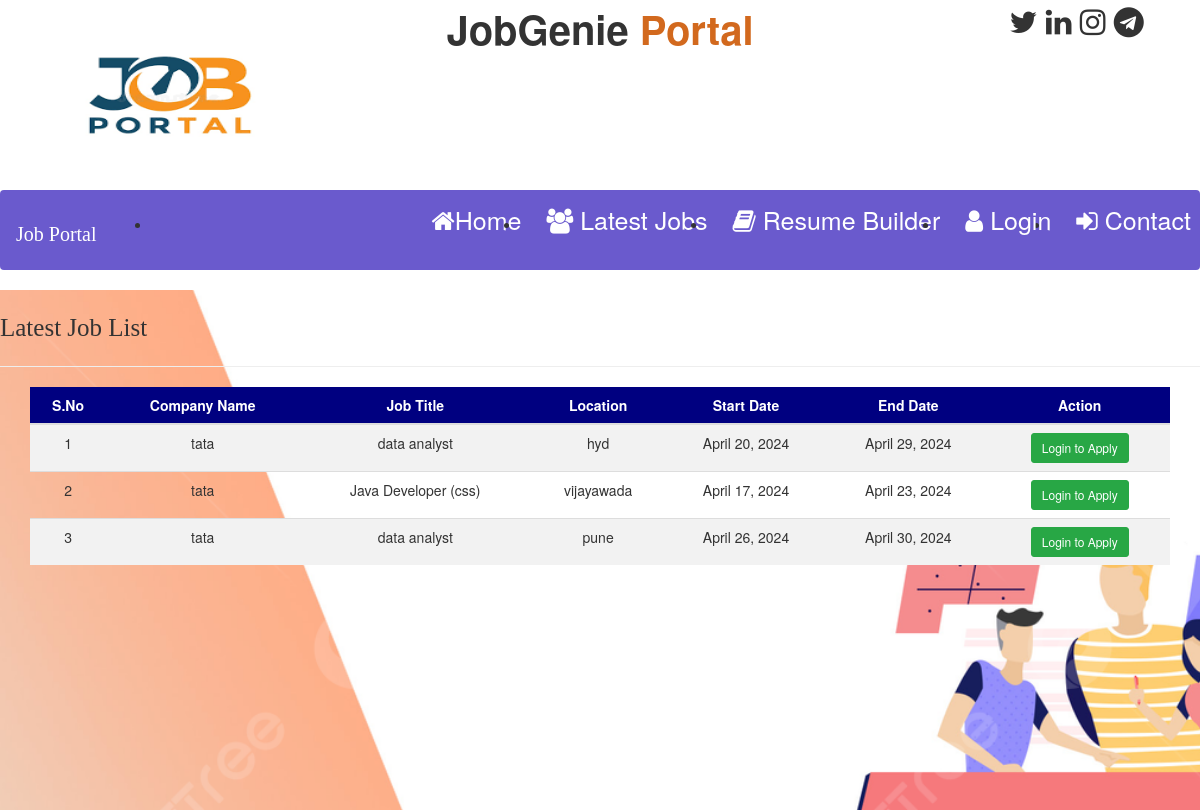
The page /latest_jobs on the database its author committed.
### job/models.py (models this page shows, shortened)
class Job(models.Model):
    recruiter = models.ForeignKey(Recruiter,on_delete=models.CASCADE)
    start_date = models.DateField()
    end_date = models.DateField()
    title = models.CharField(max_length=100)
    salary = models.FloatField(max_length=20)
    image = models.FileField()
    description = models.CharField(max_length=300)
    experience = models.CharField(max_length=50)
    location = models.CharField(max_length=100)
    skills = models.CharField(max_length=100)
    creationdate = models.DateField()

class Recruiter(models.Model):
    user = models.ForeignKey(User,on_delete=models.CASCADE)
    mobile = models.CharField(max_length=15,null=True)
    image = models.FileField(null=True)
    gender= models.CharField(max_length=10,null=True)
    company= models.CharField(max_length=100,null=True)
    type = models.CharField(max_length=15,null=True)
    status = models.CharField(max_length=20, null=True)

### job/views.py (the view)
# urls.py: path('latest_jobs', views.latest_jobs, name="latest_jobs"),
def latest_jobs(request):
    job=Job.objects.all()
    d={'job':job}
    return render(request, 'latest_jobs.html',d)

### job/templates/latest_jobs.html (shortened to what this page needs)
{% load static %}
{% block body %}
{% include 'navigation.html' %}
<div class="background-container">
    <marquee style="font-family: 'Monotype Corsiva'; font-size: 25px; color: ; font-weight: steelblue; background-color:">
        Latest Job List
    </marquee>
    <hr>
    <div class="container">
        <table class="table table-hover">
            <thead>
                <tr>
                    <th>S.No</th>
                    <th>Company Name</th>
                    <th>Job Title</th>
                    <th>Location</th>
                    <th>Start Date</th>
                    <th>End Date</th>
                    <th>Action</th>
                </tr>
            </thead>
            <tbody>
                {% for i in job %}
                <tr>
                    <td>{{forloop.counter}}</td>
                    <td>{{i.recruiter.company}}</td>
                    <td>{{i.title}}</td>
                    <td>{{i.location}}</td>
                    <td>{{i.start_date}}</td>
                    <td>{{i.end_date}}</td>
                    <td>
                        <a href="{% url 'user_login' %}" class="btn btn-success btn-sm action-btn">Login to Apply</a>
                    </td>
                </tr>
                {% endfor %}
            </tbody>
        </table>
    </div>
</div>
{% endblock %}

### job/templates/navigation.html (shortened to what this page needs)
<!DOCTYPE html>
<html lang="en">
<head>
    {% load static %}
  <link rel="stylesheet" href="https://maxcdn.bootstrapcdn.com/bootstrap/3.4.1/css/bootstrap.min.css">
    <link rel="stylesheet" href="https://cdnjs.cloudflare.com/ajax/libs/font-awesome/4.7.0/css/font-awesome.min.css">
</head>
<body>
<div class ="container">
    <div class ="row">
    <div class ="col-sm-3">
        <img src="{%static 'images/logo.png' %}" width="280px" height="190px">
    </div>
     <div class ="col-sm-6 mt-5 text-center">
         <span style = "font-weight : bold; font-size :40px">
             <span style = "color:Fiord ">JobGenie </span>
             <span style = "color:Chocolate">Portal  </span>
             </span>
     </div>
     <div class ="col-sm-3 mt-5" style = "padding-left :10% ">
<span style ="font-weight:bold; font-size:30px">
   <span> <i class="fa fa-twitter pl-2">  </i> </span>
    <span> <i class="fa fa-linkedin pl-2">  </i> </span>
    <span> <i class="fa fa-instagram pl-2">  </i> </span>
    <span> <i class="fa fa-telegram pl-2">  </i> </span>
</span>
     </div>
</div>
</div>
<nav class="navbar navbar-expand-sm" style="background-color: Slateblue; padding: 18px 0; height: 80px;">
    <a class="navbar-brand text-white pl-5 font-weight-bold" style="font-family: 'Georgia'; font-size: 20px; color: white;">Job Portal</a>
   <ul class ="navbar-nav">
       <li class = "nav-item">
       <a class ="nav-link" href="{% url 'index' %}" style ="margin-left :280px;"> <i class ="fa fa-home  mr -2"> </i>Home </a>
       </li>
       <li class = "nav-item">
       <a class ="nav-link" href="{% url 'latest_jobs' %}" ><i class ="fa fa-users  mr -4 "> </i> Latest Jobs </a>
       </li>
     <li class = "nav-item">
       <a class ="nav-link" href="{% url 'resume' %}" ><i class ="fa fa-book  mr -5 "> </i> Resume Builder </a>
       </li>
<li class="nav-item dropdown">
  <a class="nav-link dropdown-toggle" href="#" id="loginDropdown" data-toggle="dropdown" aria-haspopup="true" aria-expanded="false">
    <i class="fa fa-user mr-2"></i> Login
  </a>
</li>
        <li class = "nav-item">
       <a class ="nav-link" href="{% url 'contact' %}"><i class ="fa fa-sign-in  mr -2"> </i> Contact </a>
       </li>
   </ul>
</nav>
</body>
</html>

### job/templates/navigation.html (style rules this page uses)
.nav-link { color: white !important; margin-left: 25px; font-size: 25px; }

### rows shown on the page
Job: recruiter.company "tata", title "data analyst", location "hyd", start_date "April 20, 2024", end_date "April 29, 2024"
Job: recruiter.company "tata", title "Java Developer (css)", location "vijayawada", start_date "April 17, 2024", end_date "April 23, 2024"
Job: recruiter.company "tata", title "data analyst", location "pune", start_date "April 26, 2024", end_date "April 30, 2024"
